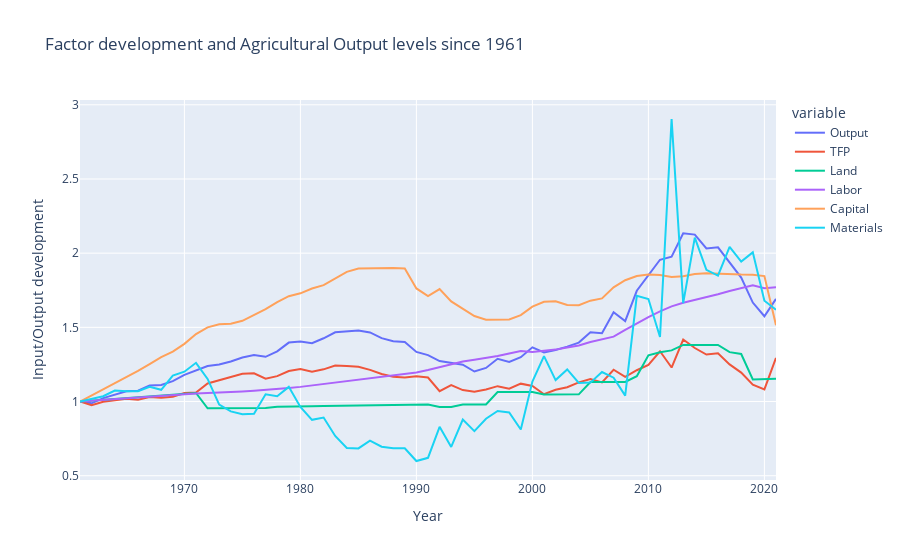

The code cell stored with this chart in its notebook:
### Code cell
df = get_ag_data()
select = df.xs('Haiti',level='Country').dropna(how='any')

dselect = np.log(select).diff()
dselect['Inputs'] = dselect['Output'] - dselect['TFP']

dselect.mean()

select = select/select.loc[1961,:]
select.plot(title='Factor development and Agricultural Output levels since 1961',labels={'value':'Input/Output development', 'date':'year'})
